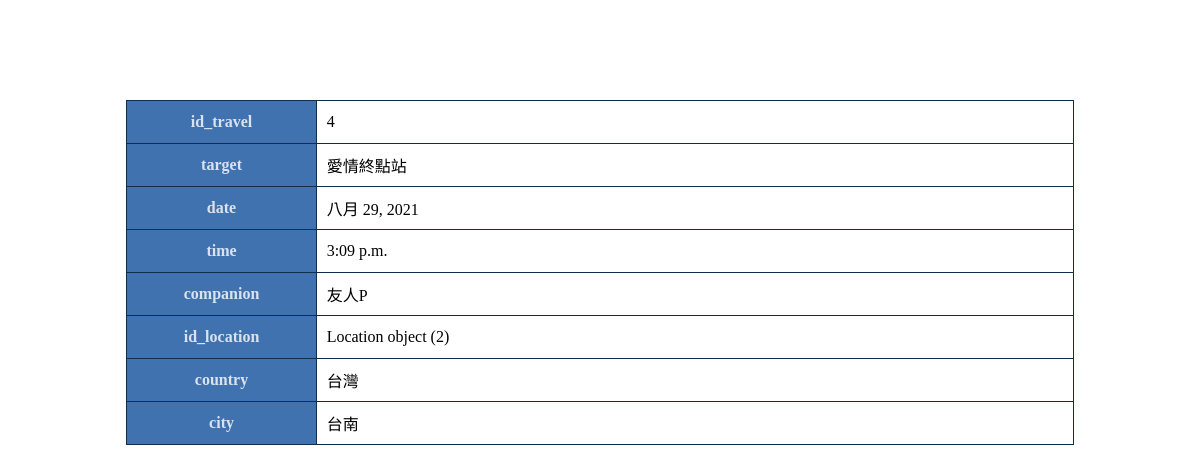
The app's page /info/4/ with its own data.
### demo2/models.py (models this page shows)
class Travel(models.Model):
    id_travel = models.IntegerField(primary_key=True)
    target = models.CharField(max_length=100)
    date = models.DateField(null=True)
    time = models.TimeField(null=True)
    companion = models.CharField(max_length=100)
    location = models.ForeignKey(Location, models.DO_NOTHING, blank=True, null=True)

class Location(models.Model):
    id_location = models.IntegerField(primary_key=True)
    country = models.CharField(max_length=20)
    city = models.CharField(max_length=20, blank=True, null=True)

### demo2/views.py (the view)
# urls.py: path('info/<int:pk>/', table_info, name='info_url'),
def table_info(request, pk):
    travel = get_object_or_404(Travel, pk=pk)
    t_info = {'info': travel}
    return render(request, 'table_info.html', t_info)

### templates/table_info.html (shortened to what this page needs)
<!DOCTYPE html>
<html lang="zh-TW">
    <head>
        {% load static %}
        <link href="{% static 'css/table_info.css' %}" rel="stylesheet">
    </head>
    <body>
        <div class="table_structure">
            <table class="normal_table">
                <tbody>
                    <tr>
                        <th>id_travel</th>
                        <td> {{ info.id_travel }} </td>
                    </tr>
                    <tr>
                        <th>target</th>
                        <td> {{ info.target }} </td>
                    </tr>
                    <tr>
                        <th>date</th>
                        <td> {{ info.date }} </td>
                    </tr>
                    <tr>
                        <th>time</th>
                        <td> {{ info.time }} </td>
                    </tr>
                    <tr>
                        <th>companion</th>
                        <td> {{ info.companion }} </td>
                    </tr>
                    <tr>
                        <th>id_location</th>
                        <td> {{ info.location }} </td>
                    </tr>
                    <tr>
                        <th>country</th>
                        <td> {{ info.location.country }} </td>
                    </tr>
                    <tr>
                        <th>city</th>
                        <td> {{ info.location.city }} </td>
                    </tr>
                </tbody>
            </table>
        </div>
    </body>
</html>

### static/css/table_info.css (style rules this page uses)
.table_structure { width: 80%; margin: auto; margin-top: 100px; }
.normal_table { width: 100%; vertical-align: middle; border-collapse: collapse; }
.normal_table th { background-color: #3f72af; color: #dbe2ef; height: 40px; width: 20%; min-width: 150px; text-align: center; border: 1px solid #112d4e; }
.normal_table td { width: 80%; min-width: 150px; border: 1px solid #112d4e; padding-left: 10px; }

### records on screen
Travel: id_travel "4", target "愛情終點站", date "八月 29, 2021", time "3:09 p.m.", companion "友人P", location "Location object (2)", location.country "台灣", location.city "台南"
